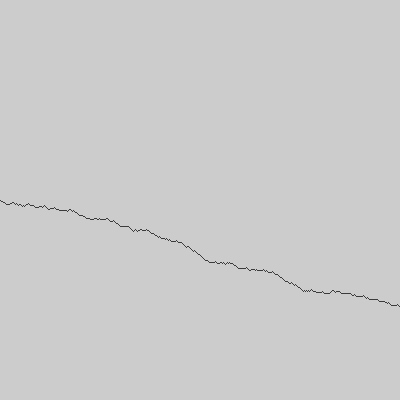
Frame 1 (no input)
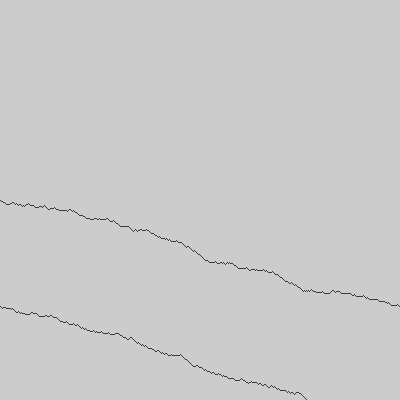
Frame 60 (the mouse pressed at the canvas centre just before this capture)
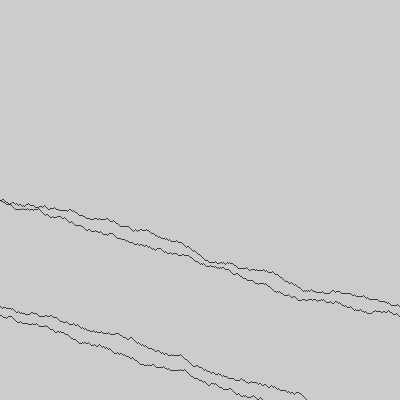
Frame 120 (the mouse held since frame 60 and released just before this capture)

The Processing sketch that drew these frames (run headless with seeded random() and noise(); from frame 60 on, the mouse is pressed at the canvas centre):

// Processing sketch: Markov_Stock_Market_System
// ── Markov_Stock_Market_System.pde
int state = 0;
int y =0;
float rand = 0;
int DownToDown = 10;
int DownToUp = 60;
int NToDown = 20;
int NToUp = 20;
int UpToDown = 10;
int UpToUp = 70;

/* state 0 mean: down
   state 1 mean: neutral
   state 2 mean: up
   */

void setup(){
size (400,400);
y= height/2;
}

void draw(){

  for (int i =0; i < width; i++){
  if (state == 0){
  point(i,y);
  rand = random(100);
  if(rand < DownToDown){state = 0; y--;}  
  if (rand > 100- DownToUp){state = 2;y++;}
  if (rand > DownToUp && rand < DownToUp){state = 1;}
  
  } else if (state == 1){
      point(i,y);
      rand = random(100);
      if(rand < NToDown){state = 0;y--;}  
      if (rand > 100- NToUp){state = 2;y++;}
      if (rand > NToDown && rand < NToUp){state = 1;}
  } else {
      point(i,y);
      rand = random(100);
      if(rand < UpToDown){state = 0;y--;}  
      if (rand > 100- UpToUp){state = 2;y++;}
      if (rand > UpToDown && rand < UpToUp){state = 1;}
    }

  }
}

void mousePressed(){
  y = height/2;
  
}
